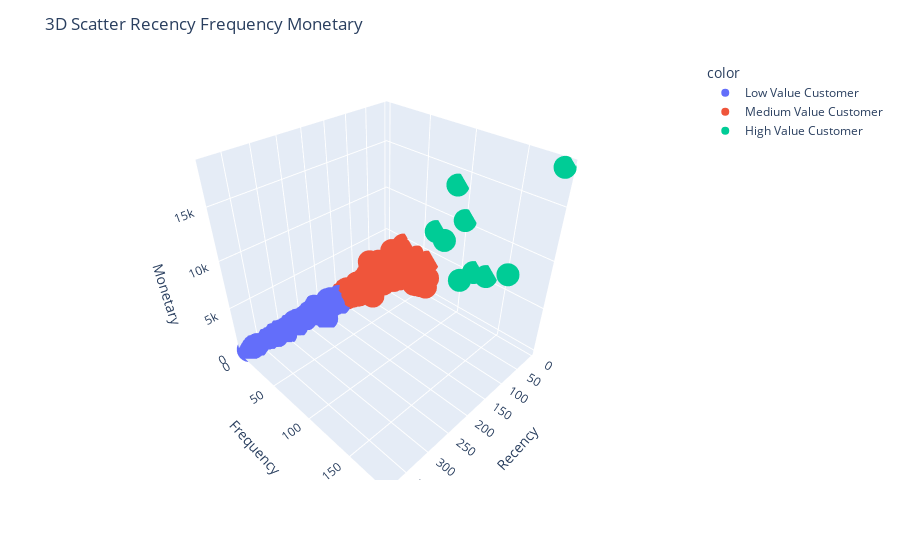

Here is the notebook cell this chart was saved with:
### Code cell
import plotly.express as px

# Generate example data
x = X["Recency"]
y = X["Frequency"]
z = X["Monetary"]

# Create a 3D scatter plot
fig = px.scatter_3d(x=x, y=y, z=z, color=segments)

# Set labels and title
fig.update_layout(scene=dict(xaxis_title='Recency',
                             yaxis_title='Frequency',
                             zaxis_title='Monetary'),
                  title='3D Scatter Recency Frequency Monetary')

# Show the plot
fig.show()

### Figure 1 — Plotly figure (JSON) as saved in the notebook; plotly's stock layout.template omitted (floating-point values rounded to 4 significant figures; data arrays with more than 128 entries replaced by an {"elided": "..."} marker saying what was removed)
{"data": [{"hovertemplate": "color=Low Value Customer<br>x=%{x}<br>y=%{y}<br>z=%{z}<extra></extra>", "legendgroup": "Low Value Customer", "marker": {"color": "#636efa", "symbol": "circle"}, "mode": "markers", "name": "Low Value Customer", "scene": "scene", "showlegend": true, "type": "scatter3d", "x": {"elided": "1067 int values"}, "y": {"elided": "1067 int values"}, "z": {"elided": "1067 float values"}}, {"hovertemplate": "color=Medium Value Customer<br>x=%{x}<br>y=%{y}<br>z=%{z}<extra></extra>", "legendgroup": "Medium Value Customer", "marker": {"color": "#EF553B", "symbol": "circle"}, "mode": "markers", "name": "Medium Value Customer", "scene": "scene", "showlegend": true, "type": "scatter3d", "x": {"elided": "3135 int values"}, "y": {"elided": "3135 int values"}, "z": {"elided": "3135 float values"}}, {"hovertemplate": "color=High Value Customer<br>x=%{x}<br>y=%{y}<br>z=%{z}<extra></extra>", "legendgroup": "High Value Customer", "marker": {"color": "#00cc96", "symbol": "circle"}, "mode": "markers", "name": "High Value Customer", "scene": "scene", "showlegend": true, "type": "scatter3d", "x": [7, 10, 13, 7, 8, 7, 7, 7, 14], "y": [131, 103, 82, 69, 102, 184, 117, 90, 155], "z": [5771.0, 3953.0, 7682.0, 8008.0, 10570.0, 18260.0, 5525.0, 13660.0, 7370.0]}], "layout": {"legend": {"title": {"text": "color"}, "tracegroupgap": 0}, "margin": {"t": 60}, "scene": {"domain": {"x": [0, 1], "y": [0, 1]}, "xaxis": {"title": {"text": "Recency"}}, "yaxis": {"title": {"text": "Frequency"}}, "zaxis": {"title": {"text": "Monetary"}}}, "title": {"text": "3D Scatter Recency Frequency Monetary"}}}
